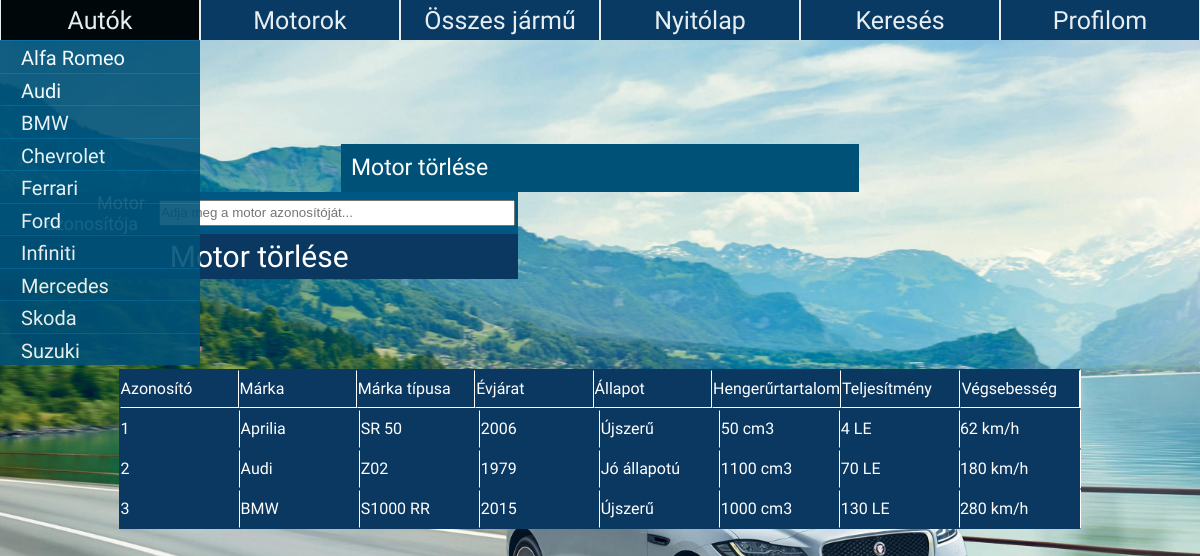
Screenshot of /motorok_torlese.php with the database file from the repository.
### tables this page shows
CREATE TABLE `motor` (
  `id` int(10) NOT NULL,
  `fenykep` mediumtext,
  `kategoria` varchar(100) NOT NULL,
  `motormarka_id` varchar(60) NOT NULL,
  
  `ar_1` int(10) NOT NULL,
  `ar_2` int(10) NOT NULL,
  `ar_3` int(10) NOT NULL,
  `marka_tipus` varchar(80) NOT NULL,
  `evjarat` int(4) NOT NULL,
  `allapot` varchar(50) NOT NULL,
  `km_ora_allasa` int(10) NOT NULL,
  `uzemanyag` varchar(100) NOT NULL,
  `hengerurtartalom` int(10) NOT NULL,
  `teljesitmeny` int(100) NOT NULL,
  `sajat_tomeg` int(100) NOT NULL,
  `maximalis_tomeg` int(100) NOT NULL,
  `tank_meret` int(5) NOT NULL,
  `atlagfogyasztas` float NOT NULL,
  `vegsebesseg` int(10) NOT NULL,
  `gyorsulas` float DEFAULT NULL,
  `munkautem` int(10) NOT NULL
);

### motorok_torlese.php (the view, shortened to what this page needs)
<?php
	include('controller.php');
?>
<html>
		<link rel = "stylesheet" href = "style.css"/>
	<head>
	</head>
		<body id = "bgStyle">
				<div id = "container">
				<ul id = "menu">
					<li>
						<a href="autok_osszes.php">Autók</a>
					</li>
					<li>
						<a href="motorok_osszes.php">Motorok</a>
					</li>
					<li>
						<a href="hozzaszolasok.php">Összes jármű</a>
					</li>
					<li><a href="fooldal.php">Nyitólap</a>
					</li>
					<li><a href="kereses.php">Keresés</a></li>
					<li>
						<a href="felhasznalo_profil.php">Profilom</a>
				</ul>
			</div>
			<div align = "center">
			<form method = "POST" action = "motorok_torlese.php" enctype = "multipart/form-data" name = "motor_delete">
				<table align = "center" width = "43.2%" id = "styleofwords" border = "0px" cellpadding = "0" cellspacing = "0">
					<tr>
						<td height = "33px" id = "styleofwords2a"><font id = "styleofwords2a">Motor törlése</font></td>
					</tr>
				</table>
			</div>
			<div>
				<table align = "center" width = "43.2%" id = "styleofwords" border = "0px" cellpadding = "0" cellspacing = "0">
					<tr>
						<td height = "33px" id = "styleofwords7" width = "30%">Motor azonosítója<font id = "styleofwords8"></font></td>
						<td height = "33px" id = "styleofwords9" width = "70%"><input type = "number"
							style="height:26px; width: 100%" name = "id" size = "45" placeholder = "Adja meg a motor azonosítóját..." required /></td>
					</tr>
				</table>
			</div>
			<table align = "center" width = "43.2%" id = "styleofwords" border = "0px" cellpadding = "0" cellspacing = "0">
					<tr>
						<td width = "100%"><input type = "submit" class = "input" value = "Motor törlése" name = "motortorles" /></td>
					</tr>
			</table>
			<?php
				$sql = "SELECT * FROM motor";
				$result = mysqli_query($conn, $sql);
				echo '
						<div align = "center">
							<table align = "center" width = "80.2%" id = "tableborders2" border = "0px" cellpadding = "0" cellspacing = "0">
								<tr>
									<td width = "12.5%"  id = "tableborders3">Azonosító</td>
									<td width = "12.5%"  id = "tableborders3">Márka</td>
									<td width = "12.5%"  id = "tableborders3">Márka típusa</td>
									<td width = "12.5%"  id = "tableborders3">Évjárat</td>
									<td width = "12.5%"  id = "tableborders3">Állapot</td>
									<td width = "12.5%"  id = "tableborders3">Hengerűrtartalom</td>
									<td width = "12.5%"  id = "tableborders3">Teljesítmény </td>
									<td width = "14.2%" id = "tableborders3">Végsebesség</td>
								</tr>
							</table>
					</div>';
				if (mysqli_num_rows($result) > 0) {
					while($row = mysqli_fetch_assoc($result)) {
					echo '
							<div align = "center">
								<table align = "center" width = "80.2%" id = "tableborders2" border = "0px" cellpadding = "0" cellspacing = "0">
									<tr>
										<td width = "12.5%" id = "tableborders2"> '.$row["id"].'</td>
										<td width = "12.5%" id = "tableborders2"> '.$row["motormarka_id"].'</td>
										<td width = "12.5%" id = "tableborders2"> '.$row["marka_tipus"].' </td>
										<td width = "12.5%" id = "tableborders2"> '.$row["evjarat"].'</td>
										<td width = "12.5%" id = "tableborders2"> '.$row["allapot"].'</td>
										<td width = "12.5%" id = "tableborders2"> '.$row["hengerurtartalom"].' cm3</td>
										<td width = "12.5%" id = "tableborders2"> '.$row["teljesitmeny"].' LE</td>
										<td width = "12.5%"> '.$row["vegsebesseg"].' km/h</td>
									</tr>
								</table>
							</div>';
					}
				}
			?>
		</body>
</html>

### style.css (style rules this page uses)
#styleofwords { font-family: "Electrolize"; }
#styleofwords2a { font-size: 23px; font-family: "Electrolize"; text-align: left; background: rgb(0, 81, 119); color: #ffffff; padding: 2% 2% 2% 1%; margin: 0 0 0 0; width: 100%; }
#styleofwords7 { font-size: 18px; font-family: "Electrolize"; text-align: right; background: rgb(0, 87, 130); color: #ffffff; padding: 0 2% 0 0%; margin: 0 0 0 0; }
#styleofwords8 { font-size: 15px; font-family: "Electrolize"; text-align: left; background: rgb(0, 87, 130); color: red; padding: 3.5px; margin: 0 0 0 0; }
#styleofwords9 { font-size: 23px; font-family: "Electrolize"; text-align: left; background: rgb(0, 87, 130); color: #ffffff; padding: 3.5px; margin: 0 0 0 0; }
* { padding: 0px; margin: 0px; }
div#container { width: 100%; }
ul#menu { width: 100%; list-style: none; position: fixed; }
ul#menu li { float: left; width: 16.6667%; height: 40px; background: rgb(0, 81, 119); margin: 0 0 0 0; padding: 0px; font-family: "Electrolize"; }
ul#menu li a { height: 32px; text-decoration: none; font-size: 25px; font-family: "Electrolize", Helvetica, light; text-align: center; background: #0B3861; color: #ffffff; padding: 3% 0 1% 0%; display: block; border-style: solid; border-color: #ffffff; border-width: 0 0.5px 0 0.5; opacity: 0.9; transition: 2s ease; }
#tableborders2 { border-style: solid; border-color: #0B3861 #ffffff #0B3861 #0B3861; border-width: 0.5px; margin: 0 0.5px 0 0; font-family: "Electrolize"; text-align: left; background-color: #0B3861; color: #ffffff; height: 5%; }
#tableborders3 { border-style: solid; border-color: #0B3861 #ffffff #ffffff #0B3861; border-width: 0.5px; margin: 0 0.5px 0 0; font-family: "Electrolize"; text-align: left; background-color: #0B3861; color: #ffffff; height: 10%; }
#bgStyle { background: url('pictures/bgCar.jpg') no-repeat center center fixed; -webkit-background-size: cover; -moz-background-size: cover; -o-background-size: cover; background-size: cover; margin: 0; }
.input[type=submit] { padding: 5px 10px; font-size: 30px; font-family: "Electrolize"; text-align: center; width: 100%; height: 100%; cursor: pointer; outline: none; color: #fff; background-color: #0B3861; border: none; border-radius: 0 0 0 18; }
.input[type=submit] { padding: 5px 10px; font-size: 30px; font-family: "Electrolize"; text-align: center; width: 100%; height: 100%; cursor: pointer; outline: none; color: #fff; background: #0B3861; border-radius: 0 0 0 18; }

### rows the page displays
motor: id "1", motormarka "Aprilia", marka_tipus "SR 50", evjarat "2006", allapot "Újszerű", hengerurtartalom "50", teljesitmeny "4", vegsebesseg "62"
motor: id "2", motormarka "Audi", marka_tipus "Z02", evjarat "1979", allapot "Jó állapotú", hengerurtartalom "1100", teljesitmeny "70", vegsebesseg "180"
motor: id "3", motormarka "BMW", marka_tipus "S1000 RR", evjarat "2015", allapot "Újszerű", hengerurtartalom "1000", teljesitmeny "130", vegsebesseg "280"
